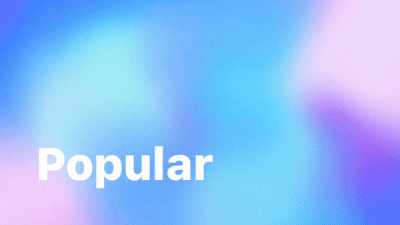
#> input picture discover/focus/popular.gif, 400 x 225 px, given in place of crunchyroll_v2.png, which was not available
$ python fix_covers.py ../discover/focus/popular.gif
#> lines starting #> are read from the running program, lines starting #| are printed output that depends on the picture; after the words box and inside, x2 and y2 are one past the last pixel; in counts of white or black regions, pixels touching at a corner belong together; pictures that were not available may be replaced by others from this repository, and a replacement may not be noted
"""Re-letterbox Crunchyroll / Hulu Originals covers (were 1280x1024, shown stretched in 16:9 tiles).
Logo is cut out undistorted, kept at its original width share (capped at 0.62, the other covers are 0.55-0.62), centred."""
import sys
from PIL import Image, ImageOps
ART = sys.argv[1]
def bbox_white(im, thr=200):
    g = im.convert("L").point(lambda v: 255 if v >= thr else 0); return g.getbbox()
for n in ("crunchyroll", "hulu"):
    src = Image.open(f"/workspace/scratch/{n}_v2.png").convert("RGB")
    bg = src.getpixel((5, 5))
#> bg = (86, 115, 251)
    lb = bbox_white(src); logo = src.crop(lb)
#> in bbox_white, `g = im.convert('L').point(lambda v: 255 if v >= thr else 0)`:
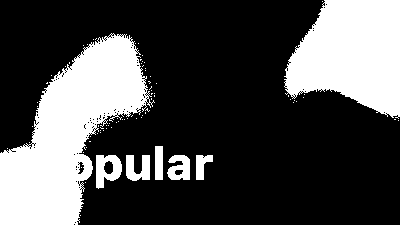
#> g: PIL image 400x225 L; 29.8% white; 79 white regions (72 under 20 px), largest, box (x1, y1, x2, y2) and area: (0, 33, 155, 225) 14692, (284, 0, 400, 119) 10022, (96, 155, 122, 189) 568
#> after `lb = bbox_white(src)`: lb = (0, 0, 400, 225)
    g = Image.open(f"{ART}/streaming/focus/{n}.gif"); g.seek(g.n_frames // 2); f = g.convert("RGB")
#> further down, g is the input picture: PIL image 400x225 P; mean R, G, B, A 145.2, 191.4, 250.5, 255
#> after `g.seek(g.n_frames // 2)`:
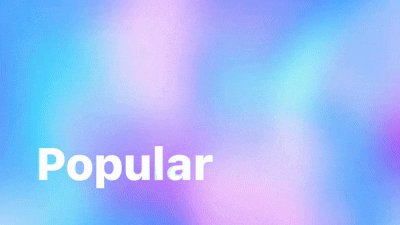
#> g: PIL image 400x225 RGBA; mean R, G, B, A 158.8, 188.8, 250.7, 255
    fb = bbox_white(f, 225); fw = (fb[2] - fb[0]) / f.size[0]; cy = ((fb[1] + fb[3]) / 2) / f.size[1]; cx = ((fb[0] + fb[2]) / 2) / f.size[0]
#> call 2 of bbox_white, with thr = 225
#> in bbox_white (call 2), `g = im.convert('L').point(lambda v: 255 if v >= thr else 0)`:
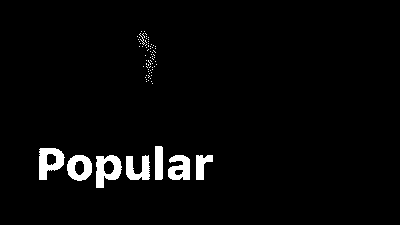
#> g: PIL image 400x225 L; 3.2% white; 76 white regions (69 under 20 px), largest, box (x1, y1, x2, y2) and area: (96, 155, 122, 188) 520, (39, 148, 65, 180) 507, (67, 155, 92, 181) 423
#> after `fb = bbox_white(f, 225)`: fb = (39, 31, 213, 188)
#> after `fw = (fb[2] - fb[0]) / f.size[0]`: fw = 0.435
#> after `cy = (fb[1] + fb[3]) / 2 / f.size[1]`: cy = 0.487
#> after `cx = (fb[0] + fb[2]) / 2 / f.size[0]`: cx = 0.315
    W, H = 1280, 720
    fw = min((lb[2] - lb[0]) / src.size[0], 0.62); cx = 0.5; cy = ((lb[1] + lb[3]) / 2) / src.size[1]
#> after `fw = min((lb[2] - lb[0]) / src.size[0], 0.62)`: fw = 0.62
#> after `cy = (lb[1] + lb[3]) / 2 / src.size[1]`: cy = 0.5
    tw = round(W * fw); th = round(logo.size[1] * tw / logo.size[0])   # same aspect as source logo
#> after `tw = round(W * fw)`: tw = 794
#> after `th = round(logo.size[1] * tw / logo.size[0])`: th = 447
    logo = logo.resize((tw, th), Image.LANCZOS)
    out = Image.new("RGB", (W, H), bg); out.paste(logo, (round(W * cx - tw / 2), round(H * cy - th / 2)))
#> after `out = Image.new('RGB', (W, H), bg)`:
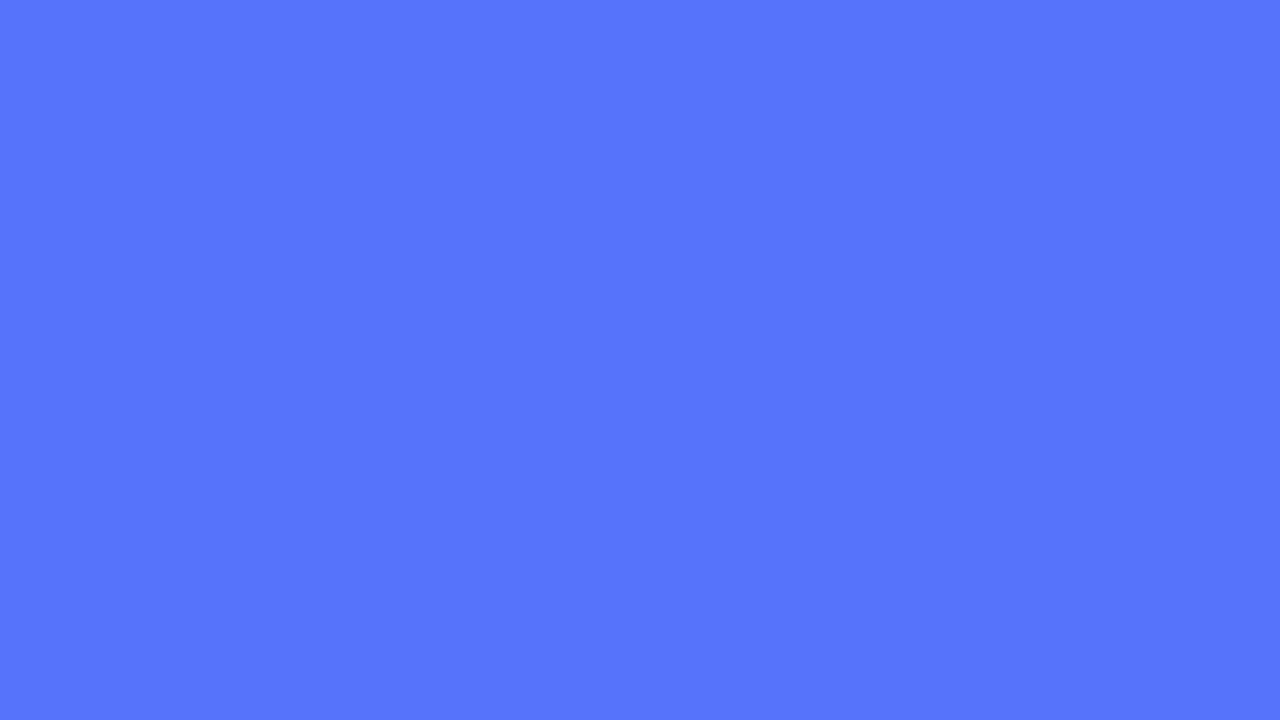
#> out: PIL image 1280x720 RGB; mean R, G, B 86, 115, 251
#> after `out.paste(logo, (round(W * cx - tw / 2), round(H * cy - th / 2)))`:
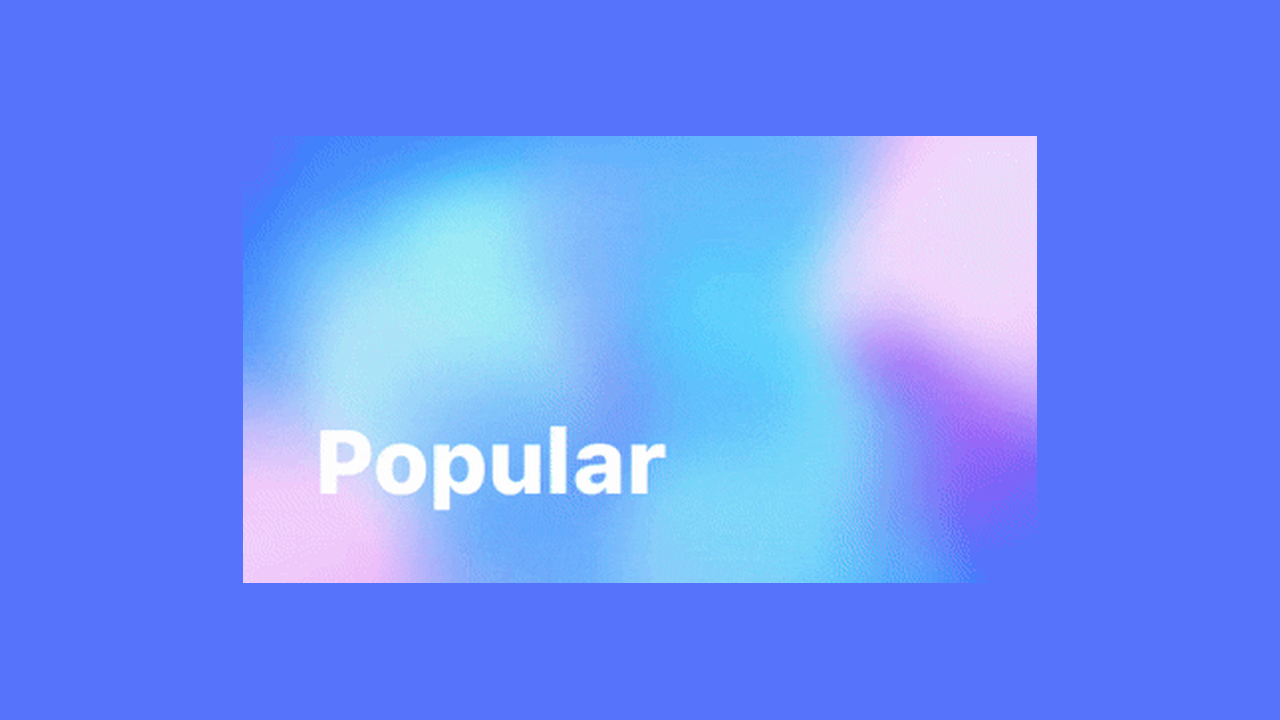
#> out: PIL image 1280x720 RGB; mean R, G, B 108.8, 144.4, 250.8
    out.save(f"{ART}/streaming/cover/{n}.png", optimize=True)
    print(n, "src", src.size, "logo bbox", lb, "focus rel width %.3f" % fw, "->", out.size, (tw, th))
#| crunchyroll src (400, 225) logo bbox (0, 0, 400, 225) focus rel width 0.620 -> (1280, 720) (794, 447)
#> (the run stopped early here; a loop or call above may not have finished)
